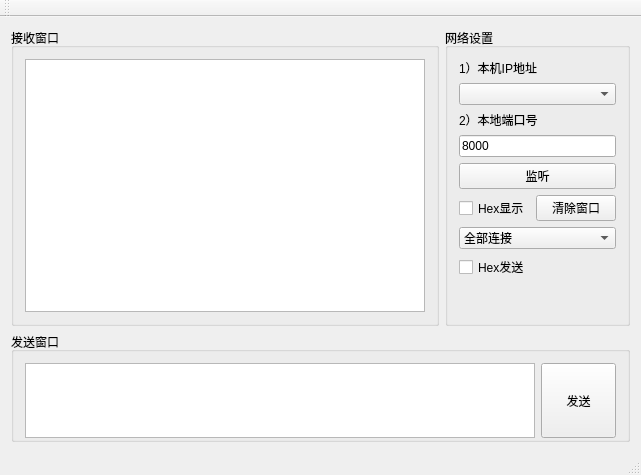
<?xml version="1.0" encoding="UTF-8"?>
<ui version="4.0">
 <class>MyTcpServer</class>
 <widget class="QMainWindow" name="MyTcpServer">
  <property name="geometry">
   <rect>
    <x>0</x>
    <y>0</y>
    <width>628</width>
    <height>475</height>
   </rect>
  </property>
  <property name="windowTitle">
   <string>MyTcpServer</string>
  </property>
  <property name="styleSheet">
   <string notr="true">background-image: url(:/BackgroundPicture/image/background.jpg);</string>
  </property>
  <property name="locale">
   <locale language="Chinese" country="China"/>
  </property>
  <widget class="QWidget" name="centralWidget">
   <layout class="QVBoxLayout" name="verticalLayout_4">
    <item>
     <layout class="QHBoxLayout" name="horizontalLayout_4">
      <item>
       <widget class="QGroupBox" name="groupBox">
        <property name="title">
         <string>接收窗口</string>
        </property>
        <layout class="QHBoxLayout" name="horizontalLayout_2">
         <item>
          <widget class="QTextEdit" name="edtRecv">
           <property name="minimumSize">
            <size>
             <width>400</width>
             <height>250</height>
            </size>
           </property>
           <property name="readOnly">
            <bool>true</bool>
           </property>
          </widget>
         </item>
        </layout>
       </widget>
      </item>
      <item>
       <widget class="QGroupBox" name="groupBox_3">
        <property name="sizePolicy">
         <sizepolicy hsizetype="Fixed" vsizetype="Preferred">
          <horstretch>0</horstretch>
          <verstretch>0</verstretch>
         </sizepolicy>
        </property>
        <property name="title">
         <string>网络设置</string>
        </property>
        <layout class="QVBoxLayout" name="verticalLayout_2">
         <item>
          <layout class="QVBoxLayout" name="verticalLayout">
           <item>
            <widget class="QLabel" name="label">
             <property name="text">
              <string>1）本机IP地址</string>
             </property>
            </widget>
           </item>
           <item>
            <widget class="QComboBox" name="editIP"/>
           </item>
           <item>
            <widget class="QLabel" name="label_2">
             <property name="text">
              <string>2）本地端口号</string>
             </property>
            </widget>
           </item>
           <item>
            <widget class="QLineEdit" name="edtPort">
             <property name="text">
              <string>8000</string>
             </property>
            </widget>
           </item>
           <item>
            <widget class="QPushButton" name="btnConnect">
             <property name="text">
              <string>监听</string>
             </property>
            </widget>
           </item>
           <item>
            <layout class="QHBoxLayout" name="horizontalLayout">
             <item>
              <widget class="QCheckBox" name="ckbHexShow">
               <property name="text">
                <string>Hex显示</string>
               </property>
              </widget>
             </item>
             <item>
              <widget class="QPushButton" name="btnClear">
               <property name="text">
                <string>清除窗口</string>
               </property>
              </widget>
             </item>
            </layout>
           </item>
           <item>
            <widget class="QComboBox" name="cbxConnection">
             <item>
              <property name="text">
               <string>全部连接</string>
              </property>
             </item>
            </widget>
           </item>
           <item>
            <widget class="QCheckBox" name="ckbHexSend">
             <property name="text">
              <string>Hex发送</string>
             </property>
            </widget>
           </item>
           <item>
            <spacer name="verticalSpacer">
             <property name="orientation">
              <enum>Qt::Vertical</enum>
             </property>
             <property name="sizeHint" stdset="0">
              <size>
               <width>20</width>
               <height>40</height>
              </size>
             </property>
            </spacer>
           </item>
          </layout>
         </item>
        </layout>
       </widget>
      </item>
     </layout>
    </item>
    <item>
     <widget class="QGroupBox" name="groupBox_2">
      <property name="sizePolicy">
       <sizepolicy hsizetype="Expanding" vsizetype="Preferred">
        <horstretch>0</horstretch>
        <verstretch>0</verstretch>
       </sizepolicy>
      </property>
      <property name="minimumSize">
       <size>
        <width>610</width>
        <height>110</height>
       </size>
      </property>
      <property name="maximumSize">
       <size>
        <width>16777215</width>
        <height>110</height>
       </size>
      </property>
      <property name="layoutDirection">
       <enum>Qt::LeftToRight</enum>
      </property>
      <property name="title">
       <string>发送窗口</string>
      </property>
      <layout class="QVBoxLayout" name="verticalLayout_3">
       <item>
        <layout class="QHBoxLayout" name="horizontalLayout_3">
         <item>
          <widget class="QTextEdit" name="edtSend">
           <property name="sizePolicy">
            <sizepolicy hsizetype="Expanding" vsizetype="Expanding">
             <horstretch>0</horstretch>
             <verstretch>0</verstretch>
            </sizepolicy>
           </property>
           <property name="minimumSize">
            <size>
             <width>500</width>
             <height>75</height>
            </size>
           </property>
           <property name="maximumSize">
            <size>
             <width>16777215</width>
             <height>75</height>
            </size>
           </property>
          </widget>
         </item>
         <item>
          <widget class="QPushButton" name="btnSend">
           <property name="sizePolicy">
            <sizepolicy hsizetype="Fixed" vsizetype="Fixed">
             <horstretch>0</horstretch>
             <verstretch>0</verstretch>
            </sizepolicy>
           </property>
           <property name="minimumSize">
            <size>
             <width>75</width>
             <height>75</height>
            </size>
           </property>
           <property name="maximumSize">
            <size>
             <width>75</width>
             <height>75</height>
            </size>
           </property>
           <property name="text">
            <string>发送</string>
           </property>
          </widget>
         </item>
        </layout>
       </item>
      </layout>
     </widget>
    </item>
   </layout>
  </widget>
  <widget class="QMenuBar" name="menuBar">
   <property name="geometry">
    <rect>
     <x>0</x>
     <y>0</y>
     <width>628</width>
     <height>23</height>
    </rect>
   </property>
  </widget>
  <widget class="QToolBar" name="mainToolBar">
   <attribute name="toolBarArea">
    <enum>TopToolBarArea</enum>
   </attribute>
   <attribute name="toolBarBreak">
    <bool>false</bool>
   </attribute>
  </widget>
  <widget class="QStatusBar" name="statusBar"/>
 </widget>
 <layoutdefault spacing="6" margin="11"/>
 <resources/>
 <connections/>
</ui>
